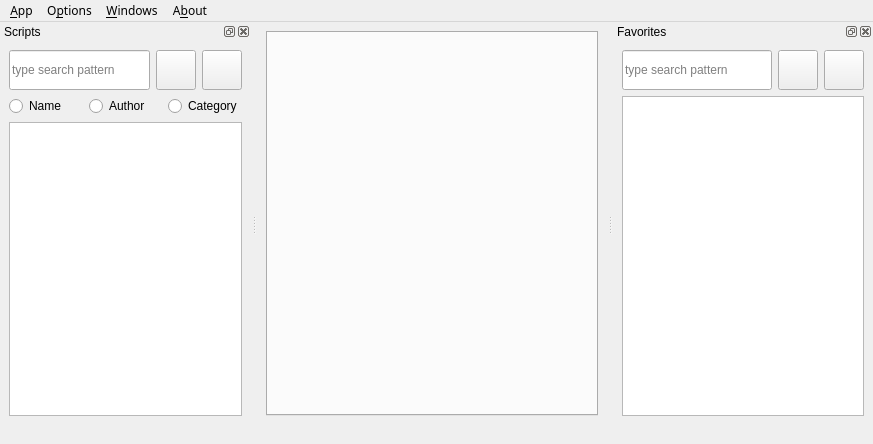
<?xml version="1.0" encoding="UTF-8"?>
<ui version="4.0">
 <class>MainWindow</class>
 <widget class="QMainWindow" name="MainWindow">
  <property name="geometry">
   <rect>
    <x>0</x>
    <y>0</y>
    <width>873</width>
    <height>444</height>
   </rect>
  </property>
  <property name="sizeIncrement">
   <size>
    <width>1</width>
    <height>1</height>
   </size>
  </property>
  <property name="baseSize">
   <size>
    <width>1</width>
    <height>1</height>
   </size>
  </property>
  <property name="windowTitle">
   <string>Nsearch</string>
  </property>
  <property name="windowIcon">
   <iconset>
    <normaloff>../resources/nmap-logo-small.png</normaloff>../resources/nmap-logo-small.png</iconset>
  </property>
  <property name="styleSheet">
   <string notr="true"/>
  </property>
  <property name="locale">
   <locale language="English" country="UnitedStates"/>
  </property>
  <property name="dockNestingEnabled">
   <bool>true</bool>
  </property>
  <property name="unifiedTitleAndToolBarOnMac">
   <bool>true</bool>
  </property>
  <widget class="QWidget" name="main_container">
   <property name="minimumSize">
    <size>
     <width>350</width>
     <height>400</height>
    </size>
   </property>
   <layout class="QGridLayout" name="gridLayout">
    <property name="leftMargin">
     <number>9</number>
    </property>
    <property name="topMargin">
     <number>9</number>
    </property>
    <property name="rightMargin">
     <number>9</number>
    </property>
    <property name="bottomMargin">
     <number>9</number>
    </property>
    <item row="0" column="0">
     <widget class="QTabWidget" name="tab_view">
      <property name="contextMenuPolicy">
       <enum>Qt::CustomContextMenu</enum>
      </property>
      <property name="tabsClosable">
       <bool>true</bool>
      </property>
     </widget>
    </item>
   </layout>
  </widget>
  <widget class="QMenuBar" name="menubar">
   <property name="geometry">
    <rect>
     <x>0</x>
     <y>0</y>
     <width>873</width>
     <height>22</height>
    </rect>
   </property>
   <property name="styleSheet">
    <string notr="true">font-family:Architects Daughter;</string>
   </property>
   <widget class="QMenu" name="menu_options">
    <property name="title">
     <string>O&amp;ptions</string>
    </property>
    <widget class="QMenu" name="menu_theme">
     <property name="statusTip">
      <string/>
     </property>
     <property name="title">
      <string>Theme</string>
     </property>
     <addaction name="m_default"/>
     <addaction name="separator"/>
     <addaction name="m_dark"/>
     <addaction name="separator"/>
     <addaction name="m_light"/>
    </widget>
    <widget class="QMenu" name="menu_search_opts">
     <property name="statusTip">
      <string/>
     </property>
     <property name="title">
      <string>Search Options</string>
     </property>
     <addaction name="m_name"/>
     <addaction name="separator"/>
     <addaction name="m_author"/>
     <addaction name="separator"/>
     <addaction name="m_category"/>
    </widget>
    <widget class="QMenu" name="menu_language">
     <property name="statusTip">
      <string/>
     </property>
     <property name="title">
      <string>Language</string>
     </property>
     <addaction name="m_spanish"/>
     <addaction name="separator"/>
     <addaction name="m_english"/>
    </widget>
    <addaction name="menu_language"/>
    <addaction name="separator"/>
    <addaction name="menu_theme"/>
    <addaction name="separator"/>
    <addaction name="m_searchkey"/>
    <addaction name="separator"/>
    <addaction name="m_splash"/>
    <addaction name="separator"/>
    <addaction name="menu_search_opts"/>
   </widget>
   <widget class="QMenu" name="menu_about">
    <property name="title">
     <string>A&amp;bout</string>
    </property>
    <addaction name="m_about"/>
    <addaction name="separator"/>
    <addaction name="m_about_qt"/>
   </widget>
   <widget class="QMenu" name="menu_windows">
    <property name="statusTip">
     <string>Show hide windows</string>
    </property>
    <property name="title">
     <string>&amp;Windows</string>
    </property>
    <addaction name="m_scriptdock"/>
    <addaction name="separator"/>
    <addaction name="m_favoritedock"/>
   </widget>
   <widget class="QMenu" name="menu_app">
    <property name="title">
     <string>&amp;App</string>
    </property>
    <addaction name="m_configuration"/>
    <addaction name="separator"/>
    <addaction name="m_quit"/>
   </widget>
   <addaction name="menu_app"/>
   <addaction name="menu_options"/>
   <addaction name="menu_windows"/>
   <addaction name="menu_about"/>
  </widget>
  <widget class="QStatusBar" name="statusbar">
   <property name="styleSheet">
    <string notr="true"/>
   </property>
   <property name="sizeGripEnabled">
    <bool>false</bool>
   </property>
  </widget>
  <widget class="QDockWidget" name="scriptdock">
   <property name="minimumSize">
    <size>
     <width>251</width>
     <height>305</height>
    </size>
   </property>
   <property name="maximumSize">
    <size>
     <width>350</width>
     <height>524287</height>
    </size>
   </property>
   <property name="statusTip">
    <string/>
   </property>
   <property name="styleSheet">
    <string notr="true">text-align:center;</string>
   </property>
   <property name="floating">
    <bool>false</bool>
   </property>
   <property name="features">
    <set>QDockWidget::AllDockWidgetFeatures</set>
   </property>
   <property name="allowedAreas">
    <set>Qt::LeftDockWidgetArea|Qt::RightDockWidgetArea</set>
   </property>
   <property name="windowTitle">
    <string>Scripts</string>
   </property>
   <attribute name="dockWidgetArea">
    <number>1</number>
   </attribute>
   <widget class="QWidget" name="search_container">
    <layout class="QVBoxLayout" name="searchContainerLayout" stretch="0,0,1">
     <property name="topMargin">
      <number>9</number>
     </property>
     <item>
      <layout class="QHBoxLayout" name="sc_search_fields" stretch="1,0,0">
       <item>
        <widget class="QLineEdit" name="search_text">
         <property name="minimumSize">
          <size>
           <width>0</width>
           <height>40</height>
          </size>
         </property>
         <property name="statusTip">
          <string>type search pattern and press enter</string>
         </property>
         <property name="placeholderText">
          <string>type search pattern</string>
         </property>
        </widget>
       </item>
       <item>
        <widget class="QPushButton" name="search_btn">
         <property name="minimumSize">
          <size>
           <width>40</width>
           <height>40</height>
          </size>
         </property>
         <property name="maximumSize">
          <size>
           <width>40</width>
           <height>40</height>
          </size>
         </property>
         <property name="statusTip">
          <string>Press to search scripts</string>
         </property>
         <property name="text">
          <string/>
         </property>
         <property name="icon">
          <iconset>
           <normaloff>../resources/glass.png</normaloff>../resources/glass.png</iconset>
         </property>
         <property name="iconSize">
          <size>
           <width>30</width>
           <height>30</height>
          </size>
         </property>
        </widget>
       </item>
       <item>
        <widget class="QPushButton" name="clear_btn">
         <property name="minimumSize">
          <size>
           <width>40</width>
           <height>40</height>
          </size>
         </property>
         <property name="maximumSize">
          <size>
           <width>40</width>
           <height>40</height>
          </size>
         </property>
         <property name="statusTip">
          <string>Clear script search</string>
         </property>
         <property name="text">
          <string/>
         </property>
         <property name="icon">
          <iconset>
           <normaloff>../resources/brush.png</normaloff>../resources/brush.png</iconset>
         </property>
         <property name="iconSize">
          <size>
           <width>30</width>
           <height>30</height>
          </size>
         </property>
        </widget>
       </item>
      </layout>
     </item>
     <item>
      <layout class="QHBoxLayout" name="sc_search_opts">
       <item>
        <widget class="QRadioButton" name="s_name">
         <property name="statusTip">
          <string>Search by name</string>
         </property>
         <property name="text">
          <string>Name</string>
         </property>
        </widget>
       </item>
       <item>
        <widget class="QRadioButton" name="s_author">
         <property name="statusTip">
          <string>Search bt author</string>
         </property>
         <property name="text">
          <string>Author</string>
         </property>
        </widget>
       </item>
       <item>
        <widget class="QRadioButton" name="s_category">
         <property name="statusTip">
          <string>Search by category</string>
         </property>
         <property name="text">
          <string>Category</string>
         </property>
        </widget>
       </item>
      </layout>
     </item>
     <item>
      <widget class="QTreeView" name="scr_treeview">
       <property name="minimumSize">
        <size>
         <width>0</width>
         <height>100</height>
        </size>
       </property>
       <property name="mouseTracking">
        <bool>true</bool>
       </property>
       <property name="contextMenuPolicy">
        <enum>Qt::CustomContextMenu</enum>
       </property>
       <property name="styleSheet">
        <string notr="true">font-size:13px;</string>
       </property>
       <property name="indentation">
        <number>10</number>
       </property>
       <property name="animated">
        <bool>true</bool>
       </property>
      </widget>
     </item>
    </layout>
   </widget>
  </widget>
  <widget class="QDockWidget" name="favoritedock">
   <property name="sizePolicy">
    <sizepolicy hsizetype="Preferred" vsizetype="Preferred">
     <horstretch>1</horstretch>
     <verstretch>1</verstretch>
    </sizepolicy>
   </property>
   <property name="minimumSize">
    <size>
     <width>260</width>
     <height>285</height>
    </size>
   </property>
   <property name="maximumSize">
    <size>
     <width>350</width>
     <height>524287</height>
    </size>
   </property>
   <property name="floating">
    <bool>false</bool>
   </property>
   <property name="features">
    <set>QDockWidget::AllDockWidgetFeatures</set>
   </property>
   <property name="allowedAreas">
    <set>Qt::LeftDockWidgetArea|Qt::RightDockWidgetArea</set>
   </property>
   <property name="windowTitle">
    <string>Favorites</string>
   </property>
   <attribute name="dockWidgetArea">
    <number>2</number>
   </attribute>
   <widget class="QWidget" name="favorite_container">
    <layout class="QVBoxLayout" name="favoriteContainerLayout">
     <item>
      <layout class="QHBoxLayout" name="horizontalLayout" stretch="1,0,0">
       <item>
        <widget class="QLineEdit" name="fsearch_text">
         <property name="minimumSize">
          <size>
           <width>0</width>
           <height>40</height>
          </size>
         </property>
         <property name="toolTip">
          <string/>
         </property>
         <property name="statusTip">
          <string>type search pattern and press enter</string>
         </property>
         <property name="placeholderText">
          <string>type search pattern</string>
         </property>
        </widget>
       </item>
       <item>
        <widget class="QPushButton" name="fsearch_btn">
         <property name="minimumSize">
          <size>
           <width>40</width>
           <height>40</height>
          </size>
         </property>
         <property name="maximumSize">
          <size>
           <width>40</width>
           <height>40</height>
          </size>
         </property>
         <property name="statusTip">
          <string>Press to search favorites</string>
         </property>
         <property name="text">
          <string/>
         </property>
         <property name="icon">
          <iconset>
           <normaloff>../resources/glass.png</normaloff>../resources/glass.png</iconset>
         </property>
         <property name="iconSize">
          <size>
           <width>30</width>
           <height>30</height>
          </size>
         </property>
        </widget>
       </item>
       <item>
        <widget class="QPushButton" name="fclear_btn">
         <property name="minimumSize">
          <size>
           <width>40</width>
           <height>40</height>
          </size>
         </property>
         <property name="maximumSize">
          <size>
           <width>40</width>
           <height>40</height>
          </size>
         </property>
         <property name="statusTip">
          <string>Clear favorites search</string>
         </property>
         <property name="text">
          <string/>
         </property>
         <property name="icon">
          <iconset>
           <normaloff>../resources/brush.png</normaloff>../resources/brush.png</iconset>
         </property>
         <property name="iconSize">
          <size>
           <width>30</width>
           <height>30</height>
          </size>
         </property>
        </widget>
       </item>
      </layout>
     </item>
     <item>
      <widget class="QTreeView" name="fav_treeview">
       <property name="minimumSize">
        <size>
         <width>0</width>
         <height>100</height>
        </size>
       </property>
       <property name="mouseTracking">
        <bool>true</bool>
       </property>
       <property name="contextMenuPolicy">
        <enum>Qt::CustomContextMenu</enum>
       </property>
       <property name="styleSheet">
        <string notr="true">font-size:13px;</string>
       </property>
       <property name="iconSize">
        <size>
         <width>55</width>
         <height>22</height>
        </size>
       </property>
       <property name="indentation">
        <number>5</number>
       </property>
       <property name="sortingEnabled">
        <bool>true</bool>
       </property>
       <property name="animated">
        <bool>true</bool>
       </property>
      </widget>
     </item>
    </layout>
   </widget>
  </widget>
  <action name="mExit">
   <property name="icon">
    <iconset>
     <normaloff>../resources/exit.png</normaloff>../resources/exit.png</iconset>
   </property>
   <property name="text">
    <string>Exit</string>
   </property>
   <property name="statusTip">
    <string>Exit app</string>
   </property>
   <property name="shortcut">
    <string>Ctrl+Q</string>
   </property>
  </action>
  <action name="confAct2">
   <property name="icon">
    <iconset>
     <normaloff>../resources/config.png</normaloff>../resources/config.png</iconset>
   </property>
   <property name="text">
    <string>Configuration</string>
   </property>
   <property name="shortcut">
    <string>Ctrl+O</string>
   </property>
  </action>
  <action name="m_about">
   <property name="icon">
    <iconset>
     <normaloff>../resources/people.png</normaloff>../resources/people.png</iconset>
   </property>
   <property name="text">
    <string>Developer</string>
   </property>
   <property name="statusTip">
    <string>Show developer information</string>
   </property>
  </action>
  <action name="m_about_qt">
   <property name="icon">
    <iconset theme="QT">
     <normaloff>.</normaloff>.</iconset>
   </property>
   <property name="text">
    <string>About Qt</string>
   </property>
   <property name="statusTip">
    <string>Show Qt version</string>
   </property>
  </action>
  <action name="m_spanish">
   <property name="checkable">
    <bool>true</bool>
   </property>
   <property name="text">
    <string>Spanish</string>
   </property>
   <property name="statusTip">
    <string>Set Spanish like default language</string>
   </property>
  </action>
  <action name="m_english">
   <property name="checkable">
    <bool>true</bool>
   </property>
   <property name="text">
    <string>English</string>
   </property>
   <property name="statusTip">
    <string>Set English like default language</string>
   </property>
  </action>
  <action name="m_default">
   <property name="checkable">
    <bool>true</bool>
   </property>
   <property name="text">
    <string>Default</string>
   </property>
   <property name="statusTip">
    <string>Set default theme</string>
   </property>
  </action>
  <action name="m_dark">
   <property name="checkable">
    <bool>true</bool>
   </property>
   <property name="text">
    <string>Dark</string>
   </property>
   <property name="statusTip">
    <string>Set dark theme</string>
   </property>
  </action>
  <action name="m_light">
   <property name="checkable">
    <bool>true</bool>
   </property>
   <property name="text">
    <string>Light</string>
   </property>
   <property name="statusTip">
    <string>Set light theme</string>
   </property>
  </action>
  <action name="m_searchkey">
   <property name="checkable">
    <bool>true</bool>
   </property>
   <property name="text">
    <string>Search on key Pressed</string>
   </property>
   <property name="statusTip">
    <string>Set search on key pressed</string>
   </property>
  </action>
  <action name="m_name">
   <property name="checkable">
    <bool>true</bool>
   </property>
   <property name="text">
    <string>Name</string>
   </property>
   <property name="statusTip">
    <string>Set search by name</string>
   </property>
   <property name="font">
    <font/>
   </property>
  </action>
  <action name="m_author">
   <property name="checkable">
    <bool>true</bool>
   </property>
   <property name="text">
    <string>Author</string>
   </property>
   <property name="statusTip">
    <string>Set search by author</string>
   </property>
  </action>
  <action name="m_category">
   <property name="checkable">
    <bool>true</bool>
   </property>
   <property name="text">
    <string>Categories</string>
   </property>
   <property name="statusTip">
    <string>Set search by category</string>
   </property>
  </action>
  <action name="mConfig">
   <property name="icon">
    <iconset>
     <normaloff>../resources/config.png</normaloff>../resources/config.png</iconset>
   </property>
   <property name="text">
    <string>Configuration</string>
   </property>
   <property name="iconText">
    <string>Configuration</string>
   </property>
   <property name="statusTip">
    <string>Establish app configuration</string>
   </property>
   <property name="shortcut">
    <string>Ctrl+O</string>
   </property>
  </action>
  <action name="m_scriptdock">
   <property name="checkable">
    <bool>true</bool>
   </property>
   <property name="text">
    <string>Search</string>
   </property>
   <property name="statusTip">
    <string>Show/Hide script window</string>
   </property>
  </action>
  <action name="m_favoritedock">
   <property name="checkable">
    <bool>true</bool>
   </property>
   <property name="text">
    <string>Favorites</string>
   </property>
   <property name="statusTip">
    <string>Show/Hide favorites window</string>
   </property>
  </action>
  <action name="m_configuration">
   <property name="icon">
    <iconset>
     <normaloff>../resources/config.png</normaloff>../resources/config.png</iconset>
   </property>
   <property name="text">
    <string>Configuration</string>
   </property>
   <property name="statusTip">
    <string>App configuration</string>
   </property>
   <property name="shortcut">
    <string>Ctrl+C</string>
   </property>
  </action>
  <action name="m_quit">
   <property name="icon">
    <iconset>
     <normaloff>../resources/exit.png</normaloff>../resources/exit.png</iconset>
   </property>
   <property name="text">
    <string>Quit</string>
   </property>
   <property name="statusTip">
    <string>Close application</string>
   </property>
   <property name="shortcut">
    <string>Ctrl+Q</string>
   </property>
   <property name="shortcutContext">
    <enum>Qt::WindowShortcut</enum>
   </property>
  </action>
  <action name="m_splash">
   <property name="checkable">
    <bool>true</bool>
   </property>
   <property name="text">
    <string>Splash Animation</string>
   </property>
  </action>
 </widget>
 <resources/>
 <connections>
  <connection>
   <sender>mExit</sender>
   <signal>triggered()</signal>
   <receiver>MainWindow</receiver>
   <slot>close()</slot>
   <hints>
    <hint type="sourcelabel">
     <x>-1</x>
     <y>-1</y>
    </hint>
    <hint type="destinationlabel">
     <x>480</x>
     <y>317</y>
    </hint>
   </hints>
  </connection>
  <connection>
   <sender>m_about</sender>
   <signal>triggered()</signal>
   <receiver>MainWindow</receiver>
   <slot>init_author_window()</slot>
   <hints>
    <hint type="sourcelabel">
     <x>-1</x>
     <y>-1</y>
    </hint>
    <hint type="destinationlabel">
     <x>480</x>
     <y>317</y>
    </hint>
   </hints>
  </connection>
  <connection>
   <sender>m_about_qt</sender>
   <signal>triggered()</signal>
   <receiver>MainWindow</receiver>
   <slot>init_qt_version()</slot>
   <hints>
    <hint type="sourcelabel">
     <x>-1</x>
     <y>-1</y>
    </hint>
    <hint type="destinationlabel">
     <x>406</x>
     <y>229</y>
    </hint>
   </hints>
  </connection>
  <connection>
   <sender>search_btn</sender>
   <signal>clicked()</signal>
   <receiver>MainWindow</receiver>
   <slot>init_search()</slot>
   <hints>
    <hint type="sourcelabel">
     <x>174</x>
     <y>70</y>
    </hint>
    <hint type="destinationlabel">
     <x>406</x>
     <y>229</y>
    </hint>
   </hints>
  </connection>
  <connection>
   <sender>clear_btn</sender>
   <signal>clicked()</signal>
   <receiver>MainWindow</receiver>
   <slot>clear_search()</slot>
   <hints>
    <hint type="sourcelabel">
     <x>220</x>
     <y>70</y>
    </hint>
    <hint type="destinationlabel">
     <x>406</x>
     <y>229</y>
    </hint>
   </hints>
  </connection>
  <connection>
   <sender>scr_treeview</sender>
   <signal>customContextMenuRequested(QPoint)</signal>
   <receiver>MainWindow</receiver>
   <slot>show_add_fav()</slot>
   <hints>
    <hint type="sourcelabel">
     <x>125</x>
     <y>278</y>
    </hint>
    <hint type="destinationlabel">
     <x>406</x>
     <y>229</y>
    </hint>
   </hints>
  </connection>
  <connection>
   <sender>fclear_btn</sender>
   <signal>clicked()</signal>
   <receiver>MainWindow</receiver>
   <slot>clear_fav_search()</slot>
   <hints>
    <hint type="sourcelabel">
     <x>782</x>
     <y>70</y>
    </hint>
    <hint type="destinationlabel">
     <x>406</x>
     <y>229</y>
    </hint>
   </hints>
  </connection>
  <connection>
   <sender>fsearch_btn</sender>
   <signal>clicked()</signal>
   <receiver>MainWindow</receiver>
   <slot>init_fav_search()</slot>
   <hints>
    <hint type="sourcelabel">
     <x>736</x>
     <y>70</y>
    </hint>
    <hint type="destinationlabel">
     <x>406</x>
     <y>229</y>
    </hint>
   </hints>
  </connection>
  <connection>
   <sender>search_text</sender>
   <signal>editingFinished()</signal>
   <receiver>MainWindow</receiver>
   <slot>search_enter_pressed()</slot>
   <hints>
    <hint type="sourcelabel">
     <x>79</x>
     <y>70</y>
    </hint>
    <hint type="destinationlabel">
     <x>406</x>
     <y>229</y>
    </hint>
   </hints>
  </connection>
  <connection>
   <sender>search_text</sender>
   <signal>textEdited(QString)</signal>
   <receiver>MainWindow</receiver>
   <slot>search_key_pressed()</slot>
   <hints>
    <hint type="sourcelabel">
     <x>79</x>
     <y>70</y>
    </hint>
    <hint type="destinationlabel">
     <x>406</x>
     <y>229</y>
    </hint>
   </hints>
  </connection>
  <connection>
   <sender>fsearch_text</sender>
   <signal>textEdited(QString)</signal>
   <receiver>MainWindow</receiver>
   <slot>fav_key_pressed()</slot>
   <hints>
    <hint type="sourcelabel">
     <x>641</x>
     <y>70</y>
    </hint>
    <hint type="destinationlabel">
     <x>406</x>
     <y>229</y>
    </hint>
   </hints>
  </connection>
  <connection>
   <sender>fsearch_text</sender>
   <signal>editingFinished()</signal>
   <receiver>MainWindow</receiver>
   <slot>fav_enter_pressed()</slot>
   <hints>
    <hint type="sourcelabel">
     <x>641</x>
     <y>70</y>
    </hint>
    <hint type="destinationlabel">
     <x>406</x>
     <y>229</y>
    </hint>
   </hints>
  </connection>
  <connection>
   <sender>fav_treeview</sender>
   <signal>customContextMenuRequested(QPoint)</signal>
   <receiver>MainWindow</receiver>
   <slot>show_fav_opts()</slot>
   <hints>
    <hint type="sourcelabel">
     <x>687</x>
     <y>263</y>
    </hint>
    <hint type="destinationlabel">
     <x>406</x>
     <y>229</y>
    </hint>
   </hints>
  </connection>
  <connection>
   <sender>tab_view</sender>
   <signal>customContextMenuRequested(QPoint)</signal>
   <receiver>MainWindow</receiver>
   <slot>show_close()</slot>
   <hints>
    <hint type="sourcelabel">
     <x>406</x>
     <y>229</y>
    </hint>
    <hint type="destinationlabel">
     <x>406</x>
     <y>229</y>
    </hint>
   </hints>
  </connection>
  <connection>
   <sender>tab_view</sender>
   <signal>tabBarClicked(int)</signal>
   <receiver>MainWindow</receiver>
   <slot>select_item()</slot>
   <hints>
    <hint type="sourcelabel">
     <x>406</x>
     <y>229</y>
    </hint>
    <hint type="destinationlabel">
     <x>406</x>
     <y>229</y>
    </hint>
   </hints>
  </connection>
  <connection>
   <sender>tab_view</sender>
   <signal>tabCloseRequested(int)</signal>
   <receiver>MainWindow</receiver>
   <slot>close_script_tab()</slot>
   <hints>
    <hint type="sourcelabel">
     <x>406</x>
     <y>229</y>
    </hint>
    <hint type="destinationlabel">
     <x>406</x>
     <y>229</y>
    </hint>
   </hints>
  </connection>
  <connection>
   <sender>mConfig</sender>
   <signal>triggered()</signal>
   <receiver>MainWindow</receiver>
   <slot>show_config()</slot>
   <hints>
    <hint type="sourcelabel">
     <x>-1</x>
     <y>-1</y>
    </hint>
    <hint type="destinationlabel">
     <x>406</x>
     <y>229</y>
    </hint>
   </hints>
  </connection>
  <connection>
   <sender>m_default</sender>
   <signal>triggered()</signal>
   <receiver>MainWindow</receiver>
   <slot>select_theme()</slot>
   <hints>
    <hint type="sourcelabel">
     <x>-1</x>
     <y>-1</y>
    </hint>
    <hint type="destinationlabel">
     <x>406</x>
     <y>229</y>
    </hint>
   </hints>
  </connection>
  <connection>
   <sender>m_light</sender>
   <signal>triggered()</signal>
   <receiver>MainWindow</receiver>
   <slot>select_theme()</slot>
   <hints>
    <hint type="sourcelabel">
     <x>-1</x>
     <y>-1</y>
    </hint>
    <hint type="destinationlabel">
     <x>406</x>
     <y>229</y>
    </hint>
   </hints>
  </connection>
  <connection>
   <sender>m_dark</sender>
   <signal>triggered()</signal>
   <receiver>MainWindow</receiver>
   <slot>select_theme()</slot>
   <hints>
    <hint type="sourcelabel">
     <x>-1</x>
     <y>-1</y>
    </hint>
    <hint type="destinationlabel">
     <x>406</x>
     <y>229</y>
    </hint>
   </hints>
  </connection>
  <connection>
   <sender>m_searchkey</sender>
   <signal>triggered(bool)</signal>
   <receiver>MainWindow</receiver>
   <slot>select_key_on()</slot>
   <hints>
    <hint type="sourcelabel">
     <x>-1</x>
     <y>-1</y>
    </hint>
    <hint type="destinationlabel">
     <x>406</x>
     <y>229</y>
    </hint>
   </hints>
  </connection>
  <connection>
   <sender>m_name</sender>
   <signal>triggered()</signal>
   <receiver>MainWindow</receiver>
   <slot>select_searchby()</slot>
   <hints>
    <hint type="sourcelabel">
     <x>-1</x>
     <y>-1</y>
    </hint>
    <hint type="destinationlabel">
     <x>406</x>
     <y>229</y>
    </hint>
   </hints>
  </connection>
  <connection>
   <sender>m_author</sender>
   <signal>triggered()</signal>
   <receiver>MainWindow</receiver>
   <slot>select_searchby()</slot>
   <hints>
    <hint type="sourcelabel">
     <x>-1</x>
     <y>-1</y>
    </hint>
    <hint type="destinationlabel">
     <x>406</x>
     <y>229</y>
    </hint>
   </hints>
  </connection>
  <connection>
   <sender>m_category</sender>
   <signal>triggered()</signal>
   <receiver>MainWindow</receiver>
   <slot>select_searchby()</slot>
   <hints>
    <hint type="sourcelabel">
     <x>-1</x>
     <y>-1</y>
    </hint>
    <hint type="destinationlabel">
     <x>406</x>
     <y>229</y>
    </hint>
   </hints>
  </connection>
  <connection>
   <sender>m_favoritedock</sender>
   <signal>triggered(bool)</signal>
   <receiver>MainWindow</receiver>
   <slot>show_dock()</slot>
   <hints>
    <hint type="sourcelabel">
     <x>-1</x>
     <y>-1</y>
    </hint>
    <hint type="destinationlabel">
     <x>456</x>
     <y>221</y>
    </hint>
   </hints>
  </connection>
  <connection>
   <sender>m_scriptdock</sender>
   <signal>triggered(bool)</signal>
   <receiver>MainWindow</receiver>
   <slot>show_dock()</slot>
   <hints>
    <hint type="sourcelabel">
     <x>-1</x>
     <y>-1</y>
    </hint>
    <hint type="destinationlabel">
     <x>456</x>
     <y>221</y>
    </hint>
   </hints>
  </connection>
  <connection>
   <sender>scriptdock</sender>
   <signal>visibilityChanged(bool)</signal>
   <receiver>MainWindow</receiver>
   <slot>dock_visibility()</slot>
   <hints>
    <hint type="sourcelabel">
     <x>125</x>
     <y>221</y>
    </hint>
    <hint type="destinationlabel">
     <x>431</x>
     <y>221</y>
    </hint>
   </hints>
  </connection>
  <connection>
   <sender>favoritedock</sender>
   <signal>visibilityChanged(bool)</signal>
   <receiver>MainWindow</receiver>
   <slot>dock_visibility()</slot>
   <hints>
    <hint type="sourcelabel">
     <x>737</x>
     <y>221</y>
    </hint>
    <hint type="destinationlabel">
     <x>431</x>
     <y>221</y>
    </hint>
   </hints>
  </connection>
  <connection>
   <sender>m_configuration</sender>
   <signal>triggered()</signal>
   <receiver>MainWindow</receiver>
   <slot>show_config()</slot>
   <hints>
    <hint type="sourcelabel">
     <x>-1</x>
     <y>-1</y>
    </hint>
    <hint type="destinationlabel">
     <x>436</x>
     <y>221</y>
    </hint>
   </hints>
  </connection>
  <connection>
   <sender>m_quit</sender>
   <signal>triggered()</signal>
   <receiver>MainWindow</receiver>
   <slot>close()</slot>
   <hints>
    <hint type="sourcelabel">
     <x>-1</x>
     <y>-1</y>
    </hint>
    <hint type="destinationlabel">
     <x>436</x>
     <y>221</y>
    </hint>
   </hints>
  </connection>
  <connection>
   <sender>m_english</sender>
   <signal>triggered()</signal>
   <receiver>MainWindow</receiver>
   <slot>select_lang()</slot>
   <hints>
    <hint type="sourcelabel">
     <x>-1</x>
     <y>-1</y>
    </hint>
    <hint type="destinationlabel">
     <x>436</x>
     <y>221</y>
    </hint>
   </hints>
  </connection>
  <connection>
   <sender>m_spanish</sender>
   <signal>triggered()</signal>
   <receiver>MainWindow</receiver>
   <slot>select_lang()</slot>
   <hints>
    <hint type="sourcelabel">
     <x>-1</x>
     <y>-1</y>
    </hint>
    <hint type="destinationlabel">
     <x>436</x>
     <y>221</y>
    </hint>
   </hints>
  </connection>
  <connection>
   <sender>m_splash</sender>
   <signal>triggered(bool)</signal>
   <receiver>MainWindow</receiver>
   <slot>toggle_splash_anim()</slot>
   <hints>
    <hint type="sourcelabel">
     <x>-1</x>
     <y>-1</y>
    </hint>
    <hint type="destinationlabel">
     <x>436</x>
     <y>221</y>
    </hint>
   </hints>
  </connection>
 </connections>
 <slots>
  <slot>show_config()</slot>
  <slot>init_author_window()</slot>
  <slot>init_search()</slot>
  <slot>clear_search()</slot>
  <slot>init_fav_search()</slot>
  <slot>clear_fav_search()</slot>
  <slot>init_qt_version()</slot>
  <slot>search_key_pressed()</slot>
  <slot>search_enter_pressed()</slot>
  <slot>fav_enter_pressed()</slot>
  <slot>fav_key_pressed()</slot>
  <slot>show_add_fav()</slot>
  <slot>show_fav_opts()</slot>
  <slot>show_close()</slot>
  <slot>select_item()</slot>
  <slot>close_script_tab()</slot>
  <slot>select_lang()</slot>
  <slot>selectSearchOpt()</slot>
  <slot>selectSearchOnKey()</slot>
  <slot>select_theme()</slot>
  <slot>select_key_on()</slot>
  <slot>select_searchby()</slot>
  <slot>showWelcome()</slot>
  <slot>show_dock()</slot>
  <slot>dock_visibility()</slot>
  <slot>toggle_splash_anim()</slot>
 </slots>
</ui>
